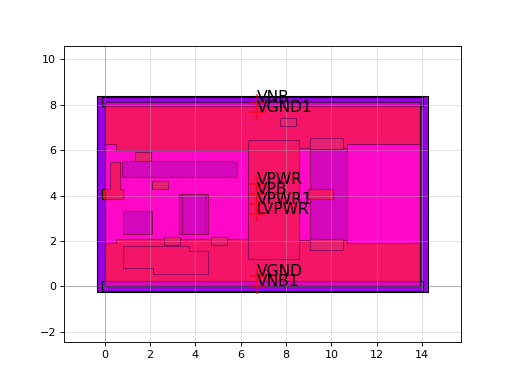

The Python source for this figure:
import sky130

c = sky130.components.sky130_fd_sc_hvl__lsbuflv2hv_isosrchvaon_1()
c.plot()
